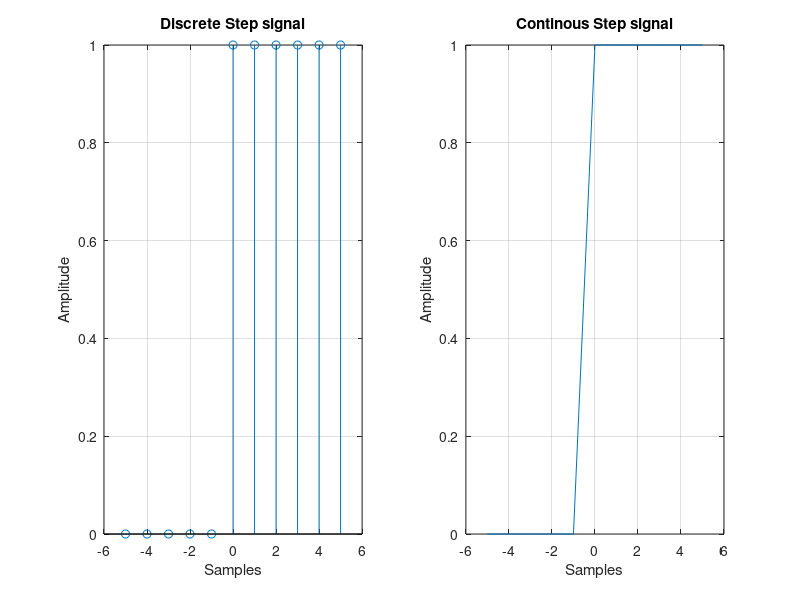

The MATLAB source for this figure:
clc;
clf;
close all;
clear all;
n1=input('Enter starting point of the signal');
n2=input('Enter ending pont of the signal');
Sample_points=-n1:1:n2;
Amplitude=[zeros(1,n1) ones(1,n2+1)];

subplot(1,2,1);
stem(Sample_points,Amplitude);
grid on;
xlabel('Samples');
ylabel('Amplitude');
title('Discrete Step signal');

subplot(1,2,2);
plot(Sample_points,Amplitude);
grid on;
xlabel('Samples');
ylabel('Amplitude');
title('Continous Step signal');